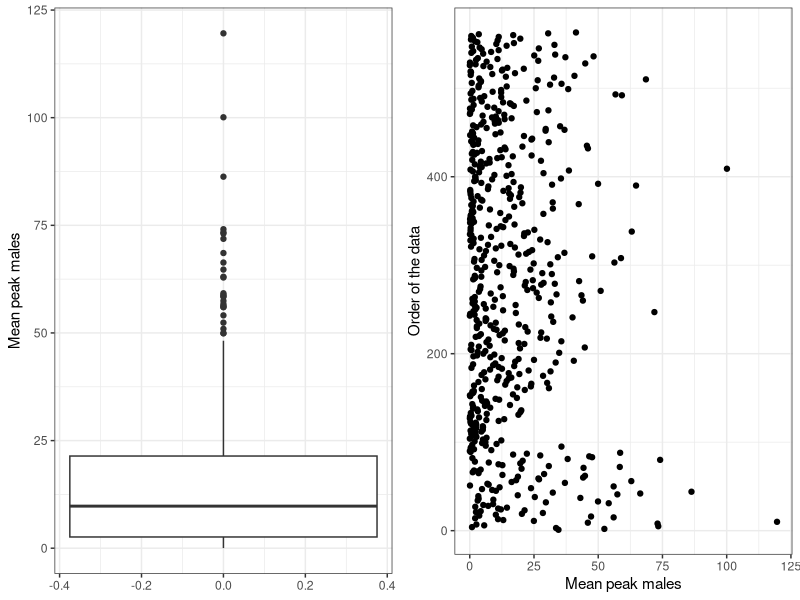
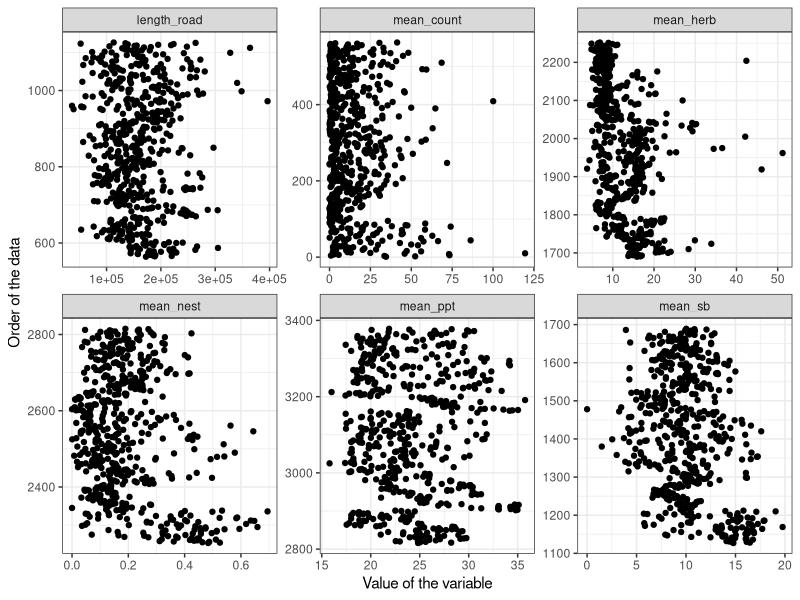
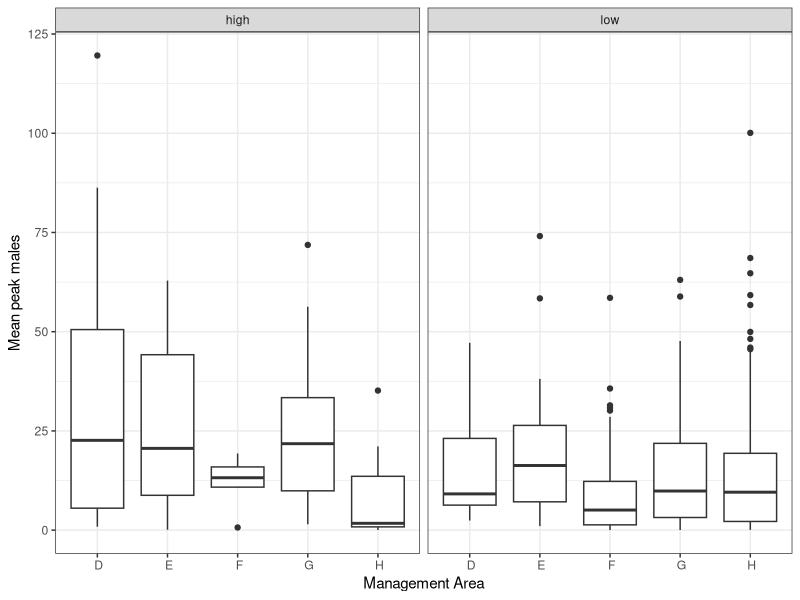
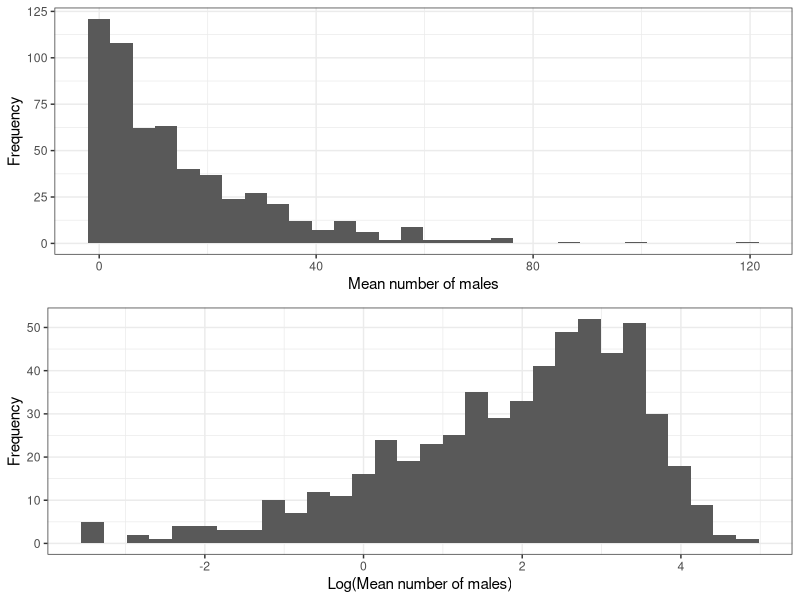
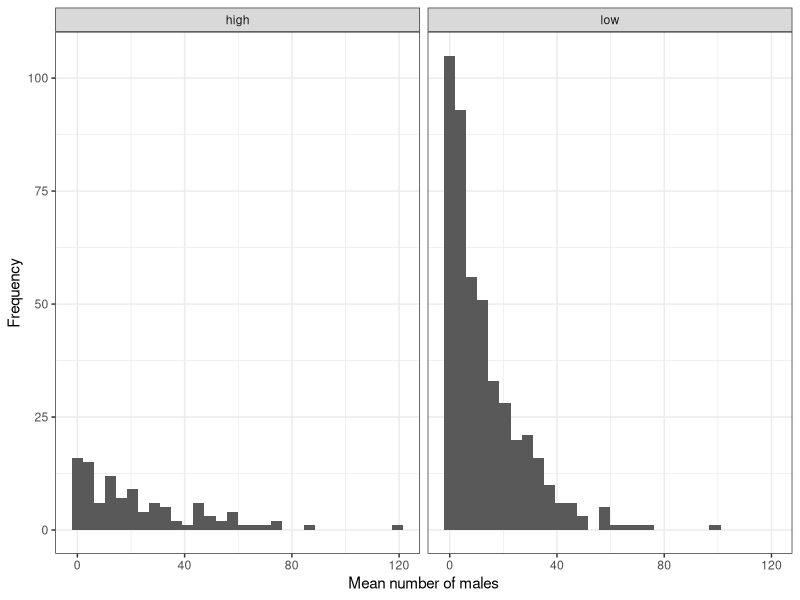
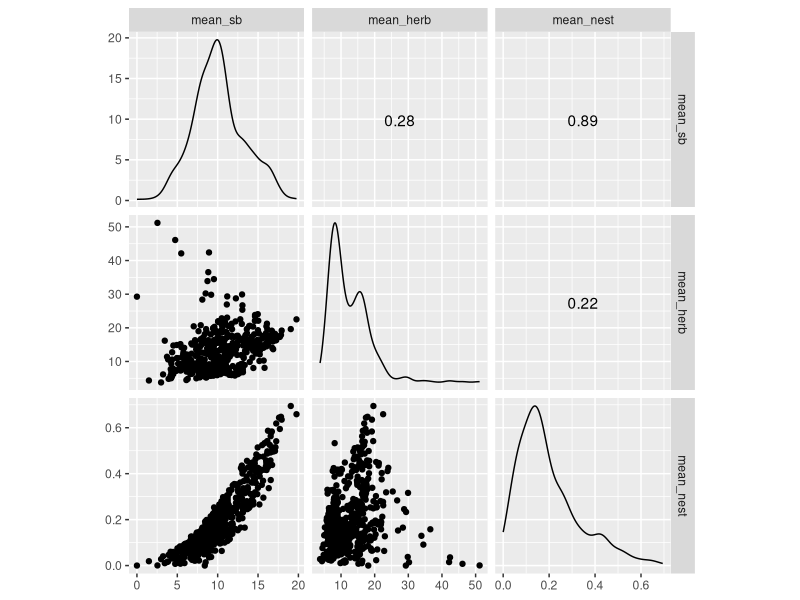

These charts were generated, in order, by the following R code:
## ---- chunk 1
library('ggplot2')
leks<-read.csv("DATA/wysg_peak_males.csv",sep=",",header=TRUE)
leks$nest_type<-"low"  # create a nesting suitability variable
leks[leks$mean_nest>0.3,"nest_type"]<-"high"  # change rows with values > 0.3 to 'high'
leks_sub<-leks[leks$max_count != 0,]  # subset with non-zero rows
leks_sub<-leks_sub[leks_sub$per_miss < 50,]  # subset for missing data

## ---- chunk 2
# To make the two panel plot, we first assign the two plots to objects in R
# Create the boxplot
boxplot <- ggplot(leks_sub, aes(y=mean_count))+   
			geom_boxplot() +   
			labs(y="Mean peak males") +   
			theme_bw()

# Create the Cleveland dot chart
dotplot <- ggplot(leks_sub, aes(x=mean_count, y=seq(1, length(mean_count),1))) +   
			geom_point() +   
			labs(x="Mean peak males", y = "Order of the data") +    
			theme_bw()

# Now plot them in the same window using the cowplot package
#install.packages("cowplot", quiet=TRUE) # code for installing package
library("cowplot", quietly=TRUE)

cowplot::plot_grid(boxplot, dotplot)

## ---- chunk 3
library("tidyverse", quietly=TRUE)
## ---- chunk 4
# create a matrix by binding only the columns we are interested in
ex_data<-cbind(leks_sub$mean_count,leks_sub$length_road,leks_sub$mean_sb,              
			leks_sub$mean_herb,leks_sub$mean_nest,leks_sub$mean_ppt) 
# name the columns
colnames(ex_data)<-c("mean_count","length_road","mean_sb",                      
					"mean_herb","mean_nest","mean_ppt")
# create a new data set by converting the matrix to a data frame
ex_data2 <- ex_data %>%   
	as.data.frame() %>%   
	gather(key = "variable", value = "value")    
# plot the data
ggplot(ex_data2, aes(x=value, y=seq(1, length(value),1))) +   
	geom_point() +   
	labs(x="Value of the variable", y = "Order of the data") +    
	theme_bw() +   
	facet_wrap(~variable, scales = "free")
## ---- chunk 5
ggplot(leks_sub, aes(x=man_area, y=mean_count))+
	geom_boxplot()+
	labs(x="Management Area", y="Mean peak males")+
	theme_bw()+
	facet_wrap(~nest_type)
## ---- chunk 6
hist_mean <- ggplot(leks_sub, aes(x=mean_count)) +                 
				geom_histogram(bins=30) +                 
				labs(x="Mean number of males", y="Frequency")+                 
				theme_bw()
hist_log <- ggplot(leks_sub, aes(x=log(mean_count))) +   
				geom_histogram(bins=30) +   
				labs(x="Log(Mean number of males)", y="Frequency")+   
				theme_bw()                            

cowplot::plot_grid(hist_mean, hist_log, nrow=2)
## ---- chunk 7
ggplot(leks_sub, aes(x=mean_count))+
	geom_histogram(bins=30)+
	labs(x="Mean number of males", y="Frequency")+
	facet_wrap(~nest_type)+
	theme_bw()
## ---- chunk 8
#install.packages("GGally", dependencies=TRUE, quiet=TRUE) 
library("GGally", quietly=TRUE)
ggscatmat(ex_data, columns = c(3,4,5)) #columns function selects specific comparisons
